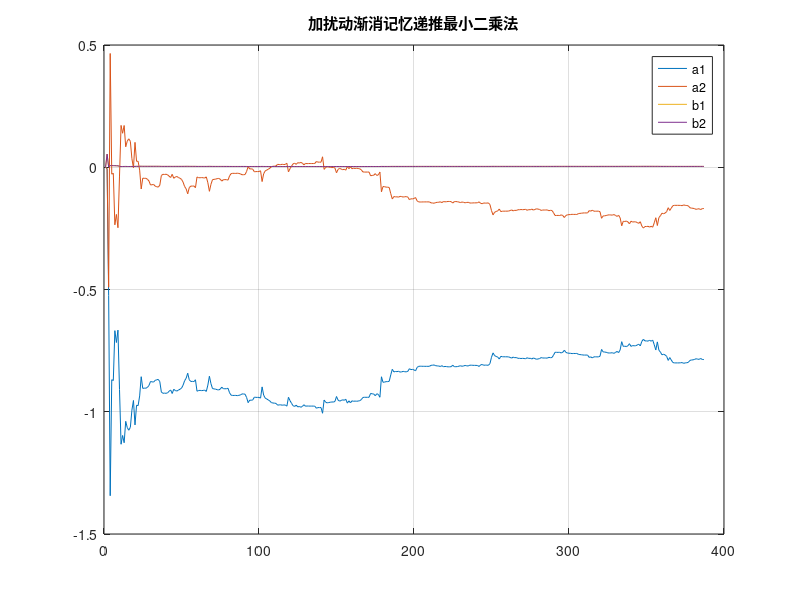

Source code (MATLAB):
%渐消记忆递推最小二乘JL21060004 廖锦涛
clc,clear;close all;

load train.mat
datalength=data(1,1);%数据总长
delay=20;%时延
mu=0.996;%遗忘因子
length=datalength-delay;%减去时延后的数据总长
u=data(2:length+1,2);%输入
y=data(2+delay:datalength+1,3);%输出

%递推算法求解参数
%参数初始化
theta = zeros(4,1);
Theta = zeros(4,1);
J=0;
P = 10^6*eye(4);%P一般选取10^6
for k = 3:length-1
    h = [-y(k-1) -y(k-2) u(k-1) u(k-2)]';%将二阶系统每一次的输入、输出导入进行迭代
    K = P*h/(mu + h'*P*h);      %更新K
    P = (P - K*h'*P)/mu;        %更新P
    J=J+(y(k) - h'*theta)^2/(mu + h'*P*h);  %计算准则函数
    theta = theta + K*(y(k) - h'*theta);    %更新辨识参数a1,a2,b1,b2
    Theta = [Theta,theta];                  %存放辨识参数
end

%%计算误差与绘制参数曲线
L=length-2;%真值数据长度
y1=y(3:length);%真实值
y2=zeros(L,1);%估计值
a=size(y2);
for i=1:2 
 y2=y2-Theta(i,a(1))*y(3-i:length-i);%先计算输出的辨识树池
end
for i=1:2 
 y2=y2+Theta(i+2,a(1))*u(3-i:length-i);%计算输入的辨识输出
end
error=y1-y2;%残差向量
J=error'*error;
J2=J/L;%残差方差
if(mu==1)
     fprintf("递推最小二乘法 RLS\n");
else fprintf("渐消记忆递推最小二乘法 MLS\n");
end
fprintf("误差：J = %.10f\n",J);
fprintf("方差：J2 = %.10f\n",J2);

sizeiden=size(Theta);
k=1:sizeiden(2);
plot(k,Theta');grid;
if(mu==1)
     title("加扰动递推最小二乘参数变化 ");
else title('加扰动渐消记忆递推最小二乘法')
end
legend('a1','a2','b1','b2');







